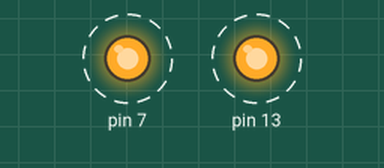
The sketch below on a simulated Arduino Uno, built with avr-gcc and run on an emulated ATmega328P. Shown: output pins drawn as LEDs (lit = HIGH). Dashed ring = blinking.

Above: at 0.2 s.
Timing chart, 0 to 3.0 s (numbered marks = the images above):
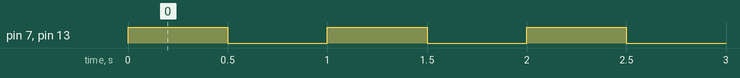

Measured:
- by itself, pin 7, pin 13: alternates HIGH for 0.50 s and LOW for 0.50 s

The sketch:

baremetal_blink_two_leds.ino.ino
```cpp
// Task 4.1 Bare Metal Blink - PB5 and PD7

#include <avr/io.h>
#include <util/delay.h>

int main(void)
{
    // Set PB5 and PD7 as OUTPUT
    DDRB |= (1 << PB5);
    DDRD |= (1 << PD7);

    while (1)
    {
        // LEDs ON
        PORTB |= (1 << PB5);
        PORTD |= (1 << PD7);
        _delay_ms(500);

        // LEDs OFF
        PORTB &= ~(1 << PB5);
        PORTD &= ~(1 << PD7);
        _delay_ms(500);
    }
}
```
